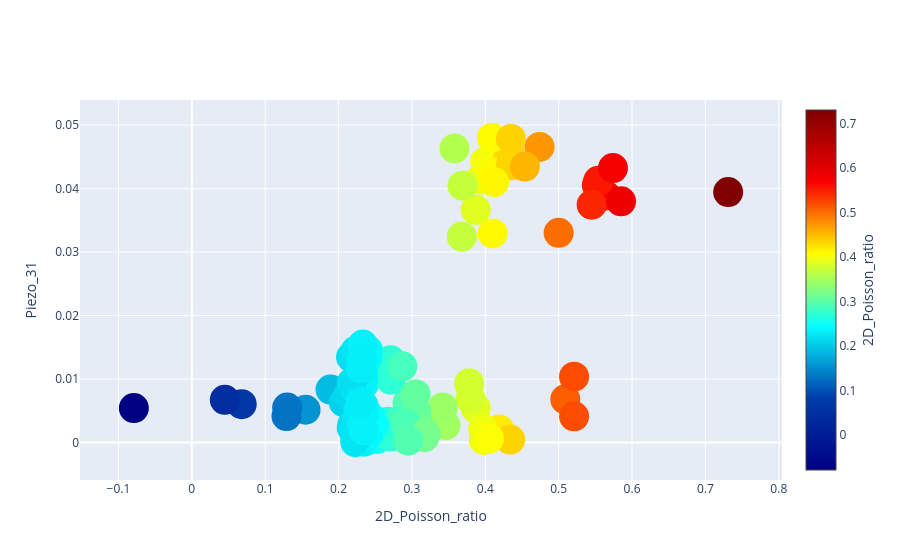

Notebook source saved alongside this figure:
### Code cell
import plotly.graph_objects as go

fig = go.Figure(
    go.Scatter(
        x=df[''],
        y=df['Piezo_31'],
        mode='markers',
        marker=dict(
            color=df['2D_Poisson_ratio'],
            colorscale='Jet',
            colorbar=dict(title=dict(text='2D_Poisson_ratio', side='right')),
            size=30
        ),
        text=df['Mxenes']  # hover text
    )
)
fig.update_layout(xaxis_title='2D_Poisson_ratio', yaxis_title='Piezo_31')
fig.show()

### Figure 1 — Plotly figure (JSON) as saved in the notebook; plotly's stock layout.template omitted (floating-point values rounded to 4 significant figures)
{"data": [{"marker": {"color": [0.223, 0.24, 0.243, 0.294, 0.234, 0.189, 0.155, 0.313, 0.207, 0.346, 0.387, 0.267, 0.38, 0.25, 0.219, 0.231, 0.236, 0.242, 0.233, 0.217, 0.227, 0.23, 0.213, 0.22, 0.241, 0.233, 0.231, 0.218, 0.239, 0.23, 0.235, 0.286, 0.25, 0.243, 0.238, 0.224, 0.235, 0.24, 0.281, 0.5, 0.398, 0.419, 0.397, 0.434, 0.378, 0.405, 0.342, 0.23, 0.288, 0.28, 0.271, 0.252, 0.271, 0.271, 0.552, 0.393, 0.4, 0.431, 0.41, 0.368, 0.358, 0.387, 0.369, 0.564, 0.554, 0.232, 0.24, 0.243, 0.068, -0.079, 0.223, 0.13, 0.306, 0.045, 0.129, 0.249, 0.509, 0.243, 0.226, 0.234, 0.237, 0.239, 0.234, 0.223, 0.227, 0.231, 0.218, 0.225, 0.235, 0.231, 0.23, 0.222, 0.231, 0.23, 0.233, 0.298, 0.239, 0.235, 0.233, 0.223, 0.232, 0.234, 0.305, 0.545, 0.521, 0.521, 0.23, 0.311, 0.291, 0.287, 0.319, 0.317, 0.295, 0.731, 0.435, 0.433, 0.474, 0.454, 0.41, 0.409, 0.435, 0.412, 0.585, 0.574], "colorbar": {"title": {"side": "right", "text": "2D_Poisson_ratio"}}, "colorscale": [[0, "rgb(0,0,131)"], [0.2, "rgb(0,60,170)"], [0.4, "rgb(5,255,255)"], [0.6, "rgb(255,255,0)"], [0.8, "rgb(250,0,0)"], [1, "rgb(128,0,0)"]], "size": 30}, "mode": "markers", "text": ["ScScCBrH", "ScScCBrOCN", "ScScCBrOH", "ScScCCNBr", "ScScCCNCl", "ScScCCNF", "ScScCCNH", "ScScCCNNCO", "ScScCCNNCS", "ScScCCNOCN", "ScScCCNOCl", "ScScCCNOH", "ScScCCNSCN", "ScScCClBr", "ScScCClH", "ScScCClOCN", "ScScCClOH", "ScScCFBr", "ScScCFCl", "ScScCFH", "ScScCFOCN", "ScScCFOH", "ScScCHOCN", "ScScCHOH", "ScScCNCOBr", "ScScCNCOCl", "ScScCNCOF", "ScScCNCOH", "ScScCNCONCS", "ScScCNCOOCN", "ScScCNCOOH", "ScScCNCOSCN", "ScScCNCSBr", "ScScCNCSCl", "ScScCNCSF", "ScScCNCSH", "ScScCNCSOCN", "ScScCNCSOH", "ScScCNCSSCN", "ScScCOO", "ScScCOClBr", "ScScCOClCl", "ScScCOClNCO", "ScScCOClNCS", "ScScCOClOCN", "ScScCOClOH", "ScScCOClSCN", "ScScCOHOCN", "ScScCSCNBr", "ScScCSCNCl", "ScScCSCNF", "ScScCSCNH", "ScScCSCNOCN", "ScScCSCNOH", "ScScNCNO", "ScScNNCOO", "ScScNNCSO", "ScScNOBr", "ScScNOCl", "ScScNOF", "ScScNOH", "ScScNOOCN", "ScScNOOH", "ScScNOClO", "ScScNSCNO", "YYCBrH", "YYCBrOCN", "YYCBrOH", "YYCCNBr", "YYCCNCl", "YYCCNF", "YYCCNH", "YYCCNNCO", "YYCCNNCS", "YYCCNOCN", "YYCCNOH", "YYCCNSCN", "YYCClBr", "YYCClH", "YYCClOCN", "YYCClOH", "YYCFBr", "YYCFCl", "YYCFH", "YYCFOCN", "YYCFOH", "YYCHOCN", "YYCHOH", "YYCNCOBr", "YYCNCOCl", "YYCNCOF", "YYCNCOH", "YYCNCONCS", "YYCNCOOCN", "YYCNCOOH", "YYCNCOSCN", "YYCNCSBr", "YYCNCSCl", "YYCNCSF", "YYCNCSH", "YYCNCSOCN", "YYCNCSOH", "YYCNCSSCN", "YYCOO", "YYCOClNCO", "YYCOClPO", "YYCOHOCN", "YYCSCNBr", "YYCSCNCl", "YYCSCNF", "YYCSCNH", "YYCSCNOCN", "YYCSCNOH", "YYNCNO", "YYNNCOO", "YYNNCSO", "YYNOBr", "YYNOCl", "YYNOF", "YYNOH", "YYNOOCN", "YYNOOH", "YYNOClO", "YYNSCNO"], "type": "scatter", "x": [0.223, 0.24, 0.243, 0.294, 0.234, 0.189, 0.155, 0.313, 0.207, 0.346, 0.387, 0.267, 0.38, 0.25, 0.219, 0.231, 0.236, 0.242, 0.233, 0.217, 0.227, 0.23, 0.213, 0.22, 0.241, 0.233, 0.231, 0.218, 0.239, 0.23, 0.235, 0.286, 0.25, 0.243, 0.238, 0.224, 0.235, 0.24, 0.281, 0.5, 0.398, 0.419, 0.397, 0.434, 0.378, 0.405, 0.342, 0.23, 0.288, 0.28, 0.271, 0.252, 0.271, 0.271, 0.552, 0.393, 0.4, 0.431, 0.41, 0.368, 0.358, 0.387, 0.369, 0.564, 0.554, 0.232, 0.24, 0.243, 0.068, -0.079, 0.223, 0.13, 0.306, 0.045, 0.129, 0.249, 0.509, 0.243, 0.226, 0.234, 0.237, 0.239, 0.234, 0.223, 0.227, 0.231, 0.218, 0.225, 0.235, 0.231, 0.23, 0.222, 0.231, 0.23, 0.233, 0.298, 0.239, 0.235, 0.233, 0.223, 0.232, 0.234, 0.305, 0.545, 0.521, 0.521, 0.23, 0.311, 0.291, 0.287, 0.319, 0.317, 0.295, 0.731, 0.435, 0.433, 0.474, 0.454, 0.41, 0.409, 0.435, 0.412, 0.585, 0.574], "y": [4e-05, 0.01147, 0.00175, 0.0062, 0.00385, 0.00834, 0.00516, 0.00405, 0.00636, 0.00272, 0.0054, 0.00325, 0.0069, 0.00339, 0.00293, 0.00521, 0.00026, 0.01377, 0.01101, 0.01346, 0.00694, 0.01135, 0.00747, 0.00208, 0.00227, 0.00065, 0.01016, 0.00231, 0.00459, 0.00042, 0.00013, 0.0016, 0.001, 0.00396, 0.01406, 0.00031, 0.00928, 0.00182, 0.00329, 0.03304, 0.0004, 0.00204, 0.00209, 0.00046, 0.00932, 0.00062, 0.00552, 0.0041, 0.00221, 0.00142, 0.01294, 0.00054, 0.00989, 0.00094, 0.04055, 0.0414, 0.04424, 0.04478, 0.04257, 0.03243, 0.04633, 0.03665, 0.04046, 0.03892, 0.04122, 0.00042, 0.01454, 0.00167, 0.00603, 0.00542, 0.00832, 0.00551, 0.0048, 0.00672, 0.00417, 0.00274, 0.0068, 0.00384, 0.00393, 0.00587, 0.00114, 0.01335, 0.01003, 0.0144, 0.00495, 0.01156, 0.00943, 0.00234, 0.00133, 0.00149, 0.01173, 0.00193, 0.00295, 0.00642, 0.00039, 0.00198, 0.00099, 0.00452, 0.01542, 0.00043, 0.01303, 0.00191, 0.00761, 0.03746, 0.00412, 0.01037, 0.00619, 0.00209, 0.00308, 0.012, 0.00146, 0.00084, 0.00029, 0.03946, 0.04366, 0.04625, 0.04656, 0.04347, 0.03293, 0.04801, 0.04783, 0.04102, 0.03799, 0.04323]}], "layout": {"xaxis": {"title": {"text": "2D_Poisson_ratio"}}, "yaxis": {"title": {"text": "Piezo_31"}}}}
